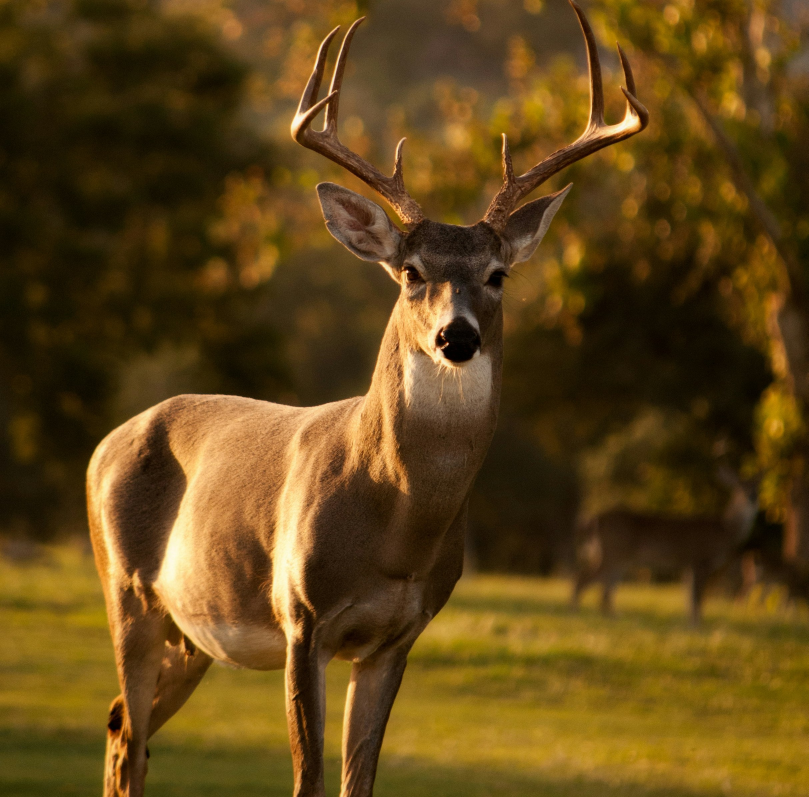
#> input picture OpenCV Taking a Section from a Picture and Applying Effects/Deer.jpg, 2425 x 2391 px (shown at 1/3 size)
$ python Taking_Section.py
#> lines starting #> are read from the running program, lines starting #| are printed output that depends on the picture
import cv2 # import OpenCV

image = cv2.imread("Deer.jpg") # read the image
#> image is the input picture: shape (2391, 2425, 3); mean B, G, R 24.1, 70.4, 97.2

# section the area and copy this another place
section = image[300:600,400:700]
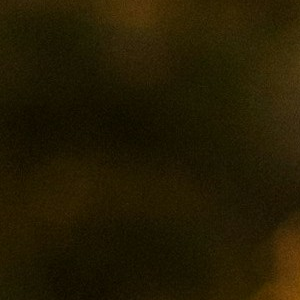
#> section: shape (300, 300, 3); mean B, G, R 3.2, 27.4, 36.5
image[400:700,500:800] = section

# filter the section area
image[300:600,400:700] = (0, 155, 200)
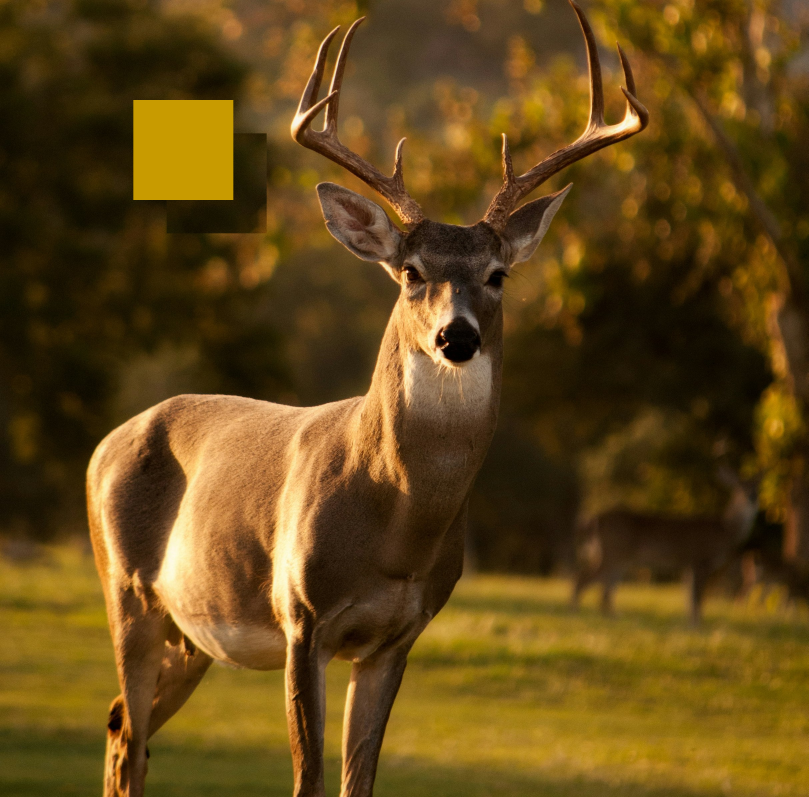
#> image: shape (2391, 2425, 3) (shown at 1/3 size); mean B, G, R 24, 72.2, 99.4

cv2.imshow("Deer", image) # show the image in a window titled "Deer"

# wait for a key press and then close all image windows
cv2.waitKey(0)
cv2.destroyAllWindows()
